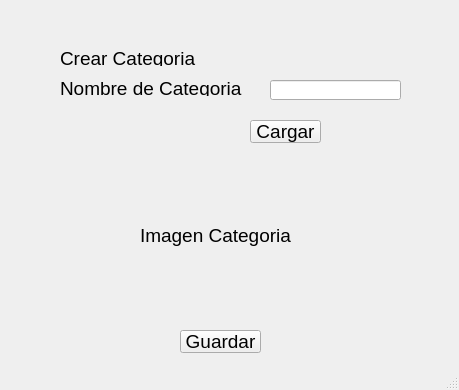
<?xml version="1.0" encoding="UTF-8"?>
<ui version="4.0">
 <class>MainWindow</class>
 <widget class="QMainWindow" name="MainWindow">
  <property name="geometry">
   <rect>
    <x>0</x>
    <y>0</y>
    <width>459</width>
    <height>390</height>
   </rect>
  </property>
  <property name="font">
   <font>
    <pointsize>14</pointsize>
   </font>
  </property>
  <property name="windowTitle">
   <string>MainWindow</string>
  </property>
  <widget class="QWidget" name="centralwidget">
   <widget class="QLabel" name="label">
    <property name="geometry">
     <rect>
      <x>60</x>
      <y>50</y>
      <width>161</width>
      <height>16</height>
     </rect>
    </property>
    <property name="text">
     <string>Crear Categoria</string>
    </property>
   </widget>
   <widget class="QLabel" name="label_2">
    <property name="geometry">
     <rect>
      <x>60</x>
      <y>80</y>
      <width>191</width>
      <height>16</height>
     </rect>
    </property>
    <property name="text">
     <string>Nombre de Categoria</string>
    </property>
   </widget>
   <widget class="QLineEdit" name="inputext_nombrecategoria">
    <property name="geometry">
     <rect>
      <x>270</x>
      <y>80</y>
      <width>131</width>
      <height>20</height>
     </rect>
    </property>
   </widget>
   <widget class="QPushButton" name="pushButton_2">
    <property name="geometry">
     <rect>
      <x>180</x>
      <y>330</y>
      <width>81</width>
      <height>23</height>
     </rect>
    </property>
    <property name="text">
     <string>Guardar</string>
    </property>
   </widget>
   <widget class="QLabel" name="label_3">
    <property name="geometry">
     <rect>
      <x>140</x>
      <y>160</y>
      <width>171</width>
      <height>151</height>
     </rect>
    </property>
    <property name="text">
     <string>Imagen Categoria</string>
    </property>
   </widget>
   <widget class="QPushButton" name="btn_cargar_imagen_categoria">
    <property name="geometry">
     <rect>
      <x>250</x>
      <y>120</y>
      <width>71</width>
      <height>23</height>
     </rect>
    </property>
    <property name="text">
     <string>Cargar</string>
    </property>
   </widget>
  </widget>
  <widget class="QStatusBar" name="statusbar"/>
 </widget>
 <resources/>
 <connections/>
</ui>
